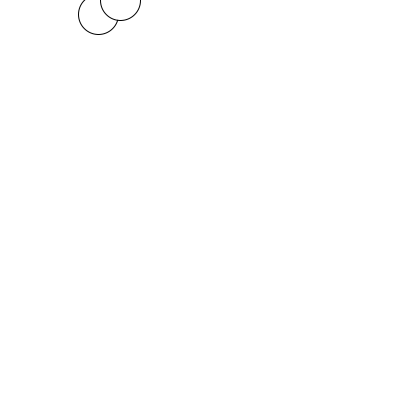
Frame 1 (no input)
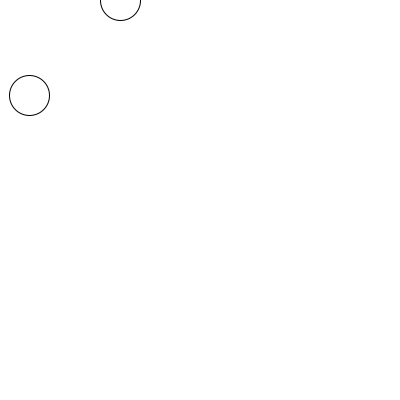
Frame 60 (the mouse pressed at the canvas centre just before this capture)
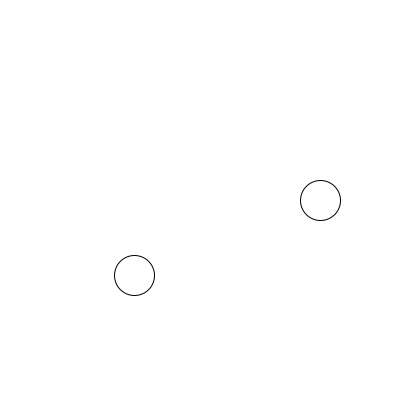
Frame 120 (the mouse held since frame 60 and released just before this capture)

The Processing sketch that drew these frames (run headless with seeded random() and noise(); from frame 60 on, the mouse is pressed at the canvas centre):

// Processing sketch: trig_02_oribit_a_point
// ── trig_02_oribit_a_point.pde
// Orbitting a Point
// Example by Andy Wallace for Trig Workshop at Wonderville on 2019.08.10

float angle2;

void setup(){
  size(400,400);
  angle2 = 0;
}

void draw(){
  background(255, 255, 255);  //comment this out for some fun visuals
  
  float range = 100;
  float angle1 = millis() / 1000.0;
  
  //anchor_x and anchor_y represent how far from 0,0 we want to move the center of our orbit
  float anchor_x = mouseX;
  float anchor_y = mouseY;
  
  float x1 = anchor_x + cos(angle1) * range;
  float y1 = anchor_y + sin(angle1) * range;
  
  ellipse(x1, y1, 40,40);
  
  //another circle with angle controlled by key pressess
  float range2 = 120;
  float x2 = anchor_x + cos(angle2) * range2;
  float y2 = anchor_y + sin(angle2) * range2;
  
  ellipse(x2,y2, 40,40);
}

void keyPressed(){
  if (key == 'a'){
    angle2 -= 0.2;
  }
  if (key == 'd'){
    angle2 += 0.2;
  }
}
